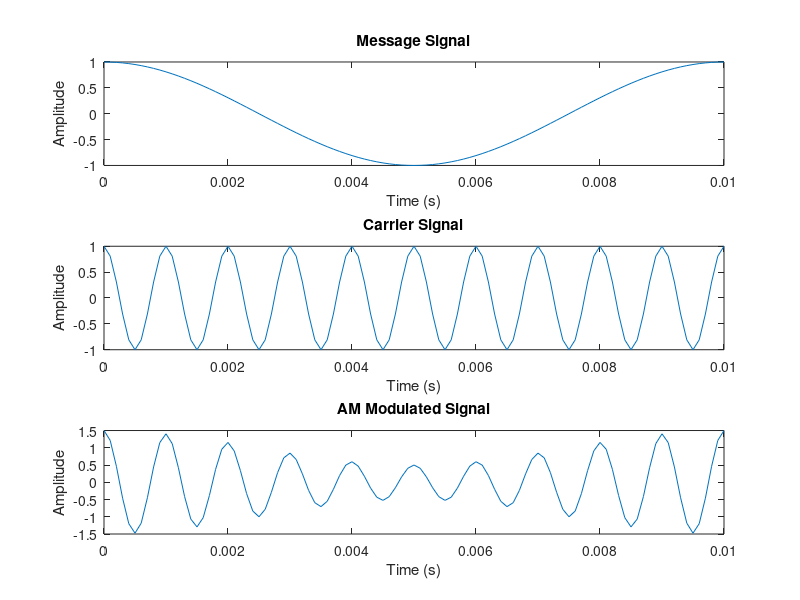

Here is the MATLAB script that generated this plot:
Fs=10000;
t=0:1/Fs:0.01;
fc =1000;
fm=100;
Am= 1;
Ac= 1;
mu=0.5;
m=Am*cos(2*pi*fm*t);
c=Ac*cos(2*pi*fc*t);
s=(1+mu*cos(2*pi*fm*t)).*c;
figure;
subplot(3,1,1);
plot(t,m);
title('Message Signal');
xlabel('Time (s)');
ylabel('Amplitude');

subplot(3,1,2);
plot(t,c);
title('Carrier Signal');
xlabel('Time (s)');
ylabel('Amplitude');

subplot(3,1,3);
plot(t,s);
title('AM Modulated Signal');
xlabel('Time (s)');
ylabel('Amplitude');
